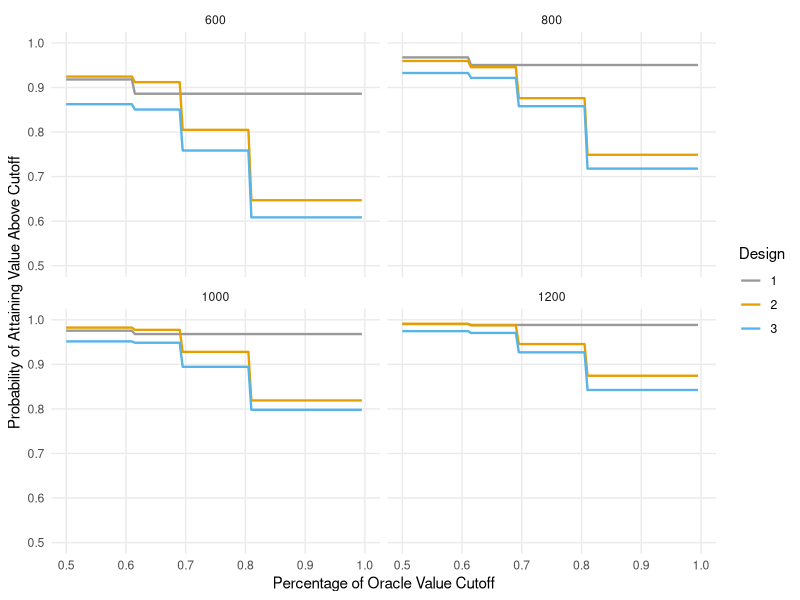
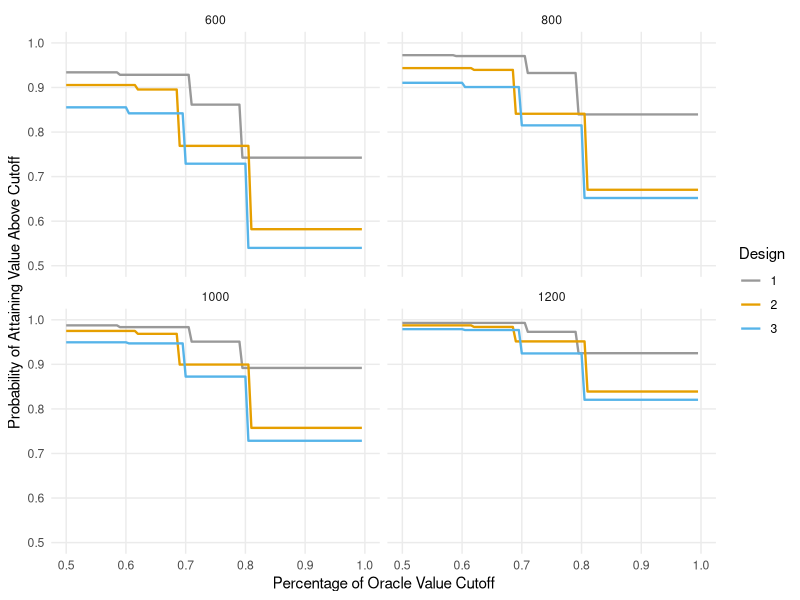

Generate these figures, in order, with R:
library(tidyverse)

all_designs <- read_csv("pdc_sim_results.csv") %>% 
  mutate_at(., .vars = c("N", "Scenario", "Design"), 
            ~factor(., ordered = TRUE))

analysis_sum <- all_designs %>% 
  group_by(N, Design, Scenario) %>% 
  summarise(Mv = mean(MeanVal), 
         MeanPerc = mean(PercOracle), 
         Above80 = mean(PercOracle > .8), 
         Above90 = mean(PercOracle > .9)) %>% 
  arrange(N, Scenario, Design)


cbp1 <- c("#999999", "#E69F00", "#56B4E9", "#009E73",
          "#F0E442", "#0072B2", "#D55E00", "#CC79A7")

#ggplot(data = sim_summaries, aes(x = PercOracle, color = N)) + 
#  geom_density() + 
#  scale_colour_manual(values = cbp1) + 
#  labs(x = "Percentage of Oracle Value")

cutoffHelper <- function(indf, cutoff.val, group.vars){
  to_return <- indf %>% group_by(N, Scenario, Design) %>% 
    summarise(Power = mean(PercOracle > cutoff.val),
              .groups = "drop_last") %>% 
    mutate(Cutoff = cutoff.val)
  
  return(to_return)
}

perc_oracle_power <- map_dfr(c(seq(0, .5, by = .1), seq(0.5, 1, by = .005)), ~cutoffHelper(indf = all_designs, cutoff.val = .))

makePlotForScenario <- function(df){
  out <- ggplot(data = df, aes(x = Cutoff, y = Power, color = Design)) + 
    # geom_hline(aes(yintercept = 0.9), color = "black") +
    # geom_vline(aes(xintercept = 0.9), color = "black") +
    geom_line(size = 0.8) + 
    # xlim(0, 1)+
    # ylim(0,1)+
    scale_x_continuous(breaks = c(0.5, 0.6, 0.7, 0.8, 0.9, 1),
                       limits = c(0.5, 1)) +
    scale_y_continuous(breaks = c(0.5, 0.6, 0.7, 0.8, 0.9, 1),
                       limits = c(0.5, 1)) +
    scale_colour_manual(values = cbp1) + 
    facet_wrap(~N) +
    labs(x = "Percentage of Oracle Value Cutoff",
         y = "Probability of Attaining Value Above Cutoff") + 
    theme_minimal() +
    theme(panel.grid.minor = element_blank())
  
  return(out)
}

plotSc1 <- makePlotForScenario(filter(perc_oracle_power, Scenario == 1, Power >= 0.5, Cutoff >= 0.5))
plotSc2 <- makePlotForScenario(filter(perc_oracle_power, Scenario == 2, Power >= 0.5, Cutoff >= 0.5))

ggsave(plot = plotSc1, filename = "powerPlotSc1.png", device = "png")
ggsave(plot = plotSc2, filename = "powerPlotSc2.png", device = "png")

plot <- ggplot(data = perc_oracle_power, aes(x = Cutoff, y = Power, color = Design)) + 
  geom_hline(aes(yintercept = 0.9), color = "black") +
  geom_vline(aes(xintercept = 0.9), color = "black") +
  geom_line(size = 0.8) + 
  # xlim(0, 1)+
  # ylim(0,1)+
  scale_x_continuous(breaks = c(0, .2, 0.4, .6, .8,  1)) +
  scale_y_continuous(breaks = c(0, 0.2, 0.4, 0.6, 0.8, 1)) +
  scale_colour_manual(values = cbp1) + 
  labs(x = "Percentage of Oracle Value Cutoff",
       y = "Probability of Attaining Value Above Cutoff") + 
  facet_grid(cols = vars(Scenario),
             rows = vars(N),
             labeller = label_both) + 
  theme_minimal() +
  theme(panel.grid.minor = element_blank(),
        panel.spacing = unit(2, "lines"), axis.text = element_text(size = 6))

# ggsave(filename = "powerPlot.png", plot = plot, device = "png", width = 7, height = 7)

